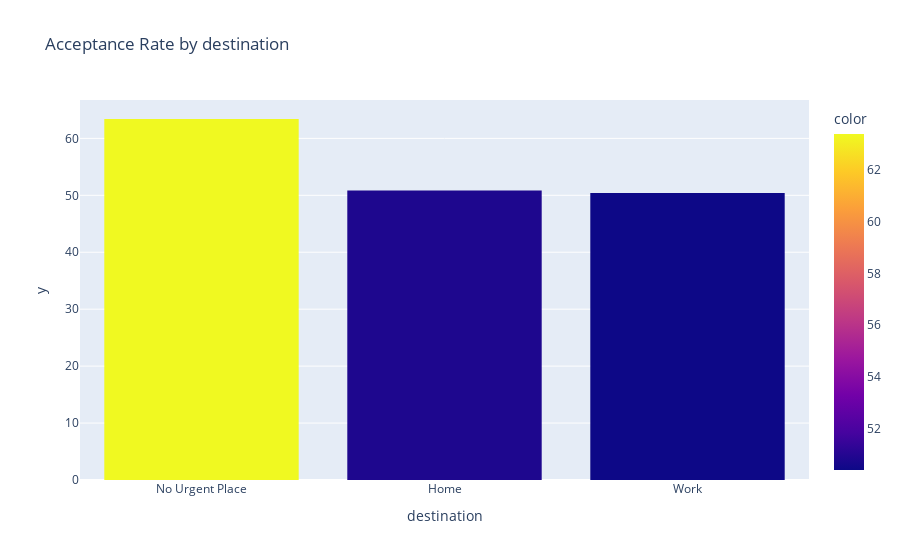
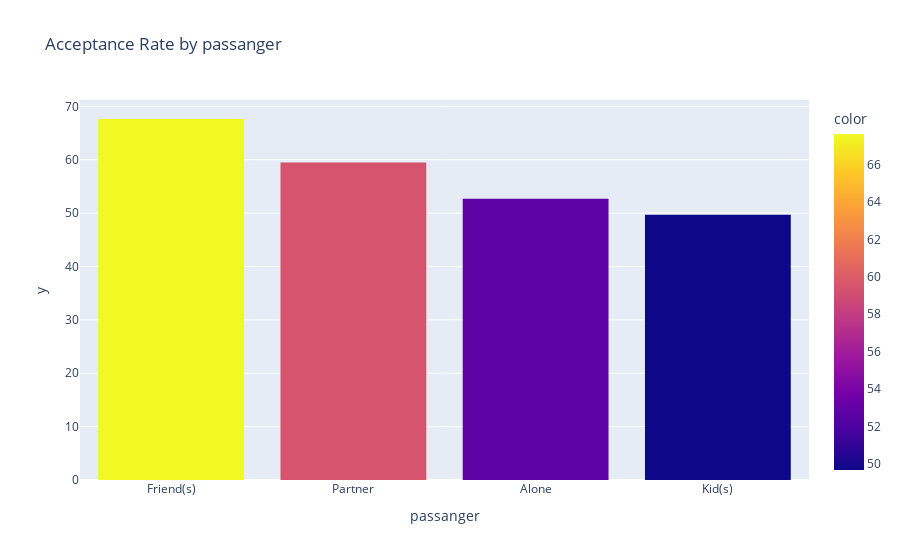
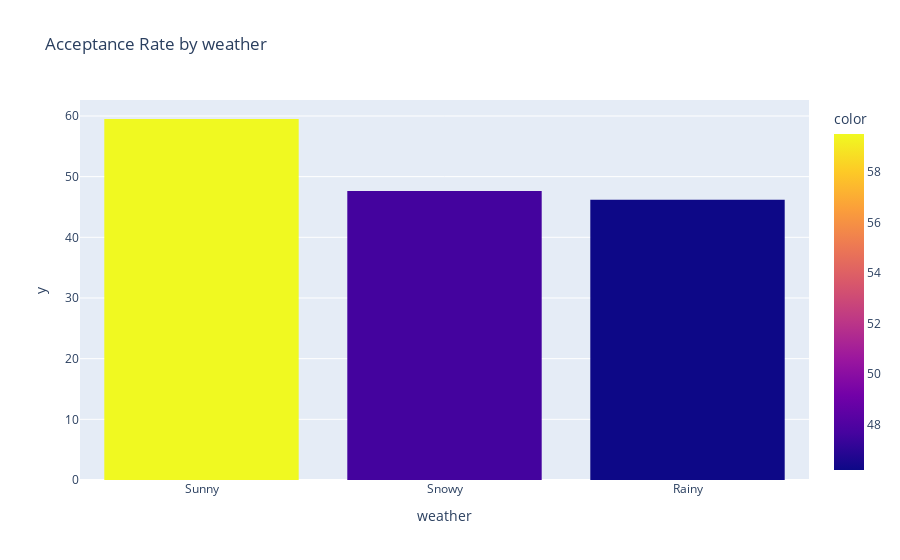
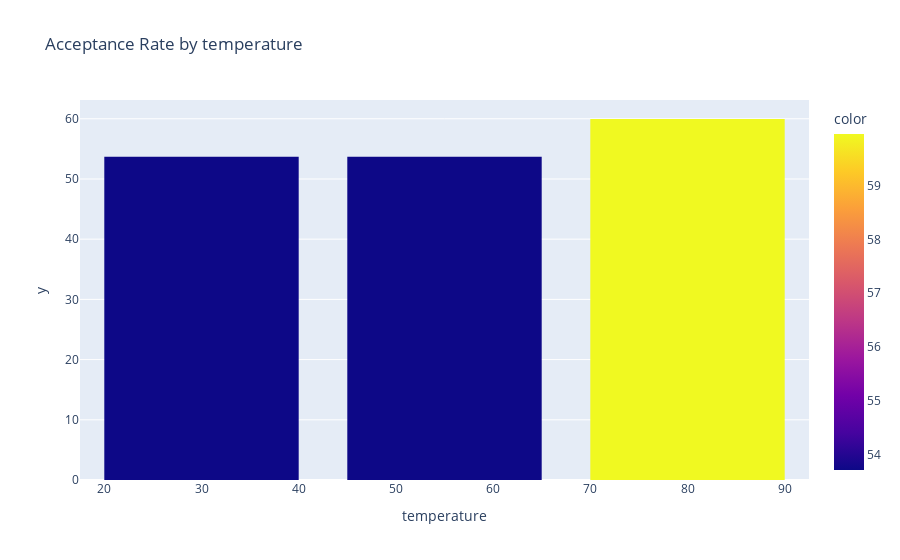

Here is the notebook cell these charts were saved with, in order:
### Code cell
def plot_col_acceptance(df, col):
    accept_count_per_group = round(df.groupby(col)['Y'].sum()/df.groupby(col)['Y'].count()*100,2).sort_values(ascending=False)
    col_values = accept_count_per_group.index

    fig = px.bar(accept_count_per_group,
                 x=col_values,
                 y=accept_count_per_group.values,
                 title=f'Acceptance Rate by {col}',
                 color=accept_count_per_group.values,)
    fig.update_traces(dict(marker_line_width=0))
    fig.show()

for col in df_a.columns:
    if col == 'Y':
        continue
    plot_col_acceptance(df_a, col)

### Figure 1 — Plotly figure (JSON) as saved in the notebook; plotly's stock layout.template omitted (floating-point values rounded to 4 significant figures)
{"data": [{"alignmentgroup": "True", "hovertemplate": "destination=%{x}<br>y=%{y}<br>color=%{marker.color}<extra></extra>", "legendgroup": "", "marker": {"color": [63.4, 50.83, 50.4], "coloraxis": "coloraxis", "line": {"width": 0}, "pattern": {"shape": ""}}, "name": "", "offsetgroup": "", "orientation": "v", "showlegend": false, "textposition": "auto", "type": "bar", "x": ["No Urgent Place", "Home", "Work"], "xaxis": "x", "y": [63.4, 50.83, 50.4], "yaxis": "y"}], "layout": {"barmode": "relative", "coloraxis": {"colorbar": {"title": {"text": "color"}}, "colorscale": [[0, "#0d0887"], [0.1111, "#46039f"], [0.2222, "#7201a8"], [0.3333, "#9c179e"], [0.4444, "#bd3786"], [0.5556, "#d8576b"], [0.6667, "#ed7953"], [0.7778, "#fb9f3a"], [0.8889, "#fdca26"], [1, "#f0f921"]]}, "legend": {"tracegroupgap": 0}, "title": {"text": "Acceptance Rate by destination"}, "xaxis": {"anchor": "y", "domain": [0, 1], "title": {"text": "destination"}}, "yaxis": {"anchor": "x", "domain": [0, 1], "title": {"text": "y"}}}}

### Figure 2 — Plotly figure (JSON) as saved in the notebook; plotly's stock layout.template omitted (floating-point values rounded to 4 significant figures)
{"data": [{"alignmentgroup": "True", "hovertemplate": "passanger=%{x}<br>y=%{y}<br>color=%{marker.color}<extra></extra>", "legendgroup": "", "marker": {"color": [67.63, 59.47, 52.7, 49.68], "coloraxis": "coloraxis", "line": {"width": 0}, "pattern": {"shape": ""}}, "name": "", "offsetgroup": "", "orientation": "v", "showlegend": false, "textposition": "auto", "type": "bar", "x": ["Friend(s)", "Partner", "Alone", "Kid(s)"], "xaxis": "x", "y": [67.63, 59.47, 52.7, 49.68], "yaxis": "y"}], "layout": {"barmode": "relative", "coloraxis": {"colorbar": {"title": {"text": "color"}}, "colorscale": [[0, "#0d0887"], [0.1111, "#46039f"], [0.2222, "#7201a8"], [0.3333, "#9c179e"], [0.4444, "#bd3786"], [0.5556, "#d8576b"], [0.6667, "#ed7953"], [0.7778, "#fb9f3a"], [0.8889, "#fdca26"], [1, "#f0f921"]]}, "legend": {"tracegroupgap": 0}, "title": {"text": "Acceptance Rate by passanger"}, "xaxis": {"anchor": "y", "domain": [0, 1], "title": {"text": "passanger"}}, "yaxis": {"anchor": "x", "domain": [0, 1], "title": {"text": "y"}}}}

### Figure 3 — Plotly figure (JSON) as saved in the notebook; plotly's stock layout.template omitted (floating-point values rounded to 4 significant figures)
{"data": [{"alignmentgroup": "True", "hovertemplate": "weather=%{x}<br>y=%{y}<br>color=%{marker.color}<extra></extra>", "legendgroup": "", "marker": {"color": [59.5, 47.63, 46.21], "coloraxis": "coloraxis", "line": {"width": 0}, "pattern": {"shape": ""}}, "name": "", "offsetgroup": "", "orientation": "v", "showlegend": false, "textposition": "auto", "type": "bar", "x": ["Sunny", "Snowy", "Rainy"], "xaxis": "x", "y": [59.5, 47.63, 46.21], "yaxis": "y"}], "layout": {"barmode": "relative", "coloraxis": {"colorbar": {"title": {"text": "color"}}, "colorscale": [[0, "#0d0887"], [0.1111, "#46039f"], [0.2222, "#7201a8"], [0.3333, "#9c179e"], [0.4444, "#bd3786"], [0.5556, "#d8576b"], [0.6667, "#ed7953"], [0.7778, "#fb9f3a"], [0.8889, "#fdca26"], [1, "#f0f921"]]}, "legend": {"tracegroupgap": 0}, "title": {"text": "Acceptance Rate by weather"}, "xaxis": {"anchor": "y", "domain": [0, 1], "title": {"text": "weather"}}, "yaxis": {"anchor": "x", "domain": [0, 1], "title": {"text": "y"}}}}

### Figure 4 — Plotly figure (JSON) as saved in the notebook; plotly's stock layout.template omitted (floating-point values rounded to 4 significant figures)
{"data": [{"alignmentgroup": "True", "hovertemplate": "temperature=%{x}<br>y=%{y}<br>color=%{marker.color}<extra></extra>", "legendgroup": "", "marker": {"color": [59.96, 53.71, 53.71], "coloraxis": "coloraxis", "line": {"width": 0}, "pattern": {"shape": ""}}, "name": "", "offsetgroup": "", "orientation": "v", "showlegend": false, "textposition": "auto", "type": "bar", "x": [80, 30, 55], "xaxis": "x", "y": [59.96, 53.71, 53.71], "yaxis": "y"}], "layout": {"barmode": "relative", "coloraxis": {"colorbar": {"title": {"text": "color"}}, "colorscale": [[0, "#0d0887"], [0.1111, "#46039f"], [0.2222, "#7201a8"], [0.3333, "#9c179e"], [0.4444, "#bd3786"], [0.5556, "#d8576b"], [0.6667, "#ed7953"], [0.7778, "#fb9f3a"], [0.8889, "#fdca26"], [1, "#f0f921"]]}, "legend": {"tracegroupgap": 0}, "title": {"text": "Acceptance Rate by temperature"}, "xaxis": {"anchor": "y", "domain": [0, 1], "title": {"text": "temperature"}}, "yaxis": {"anchor": "x", "domain": [0, 1], "title": {"text": "y"}}}}
